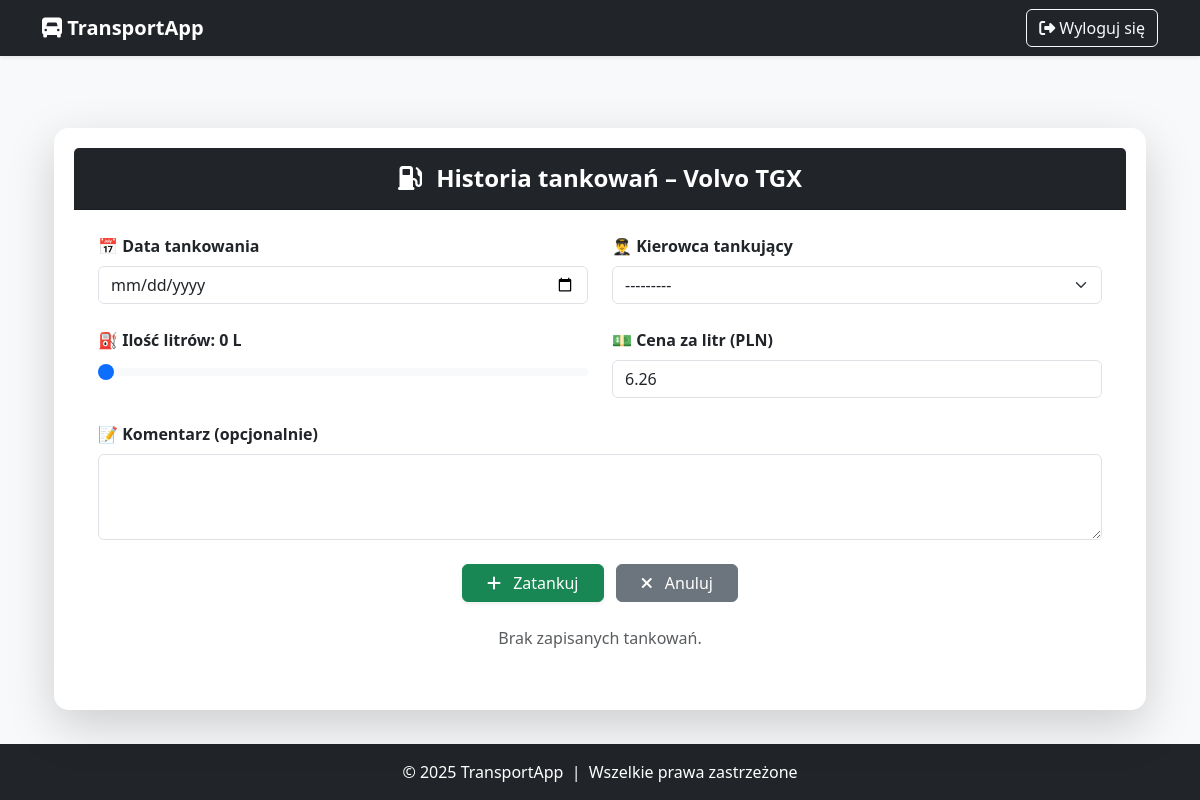
/users/ciezarowki/1488/tankowania/ (signed in), run on an earlier commit of the app's database.
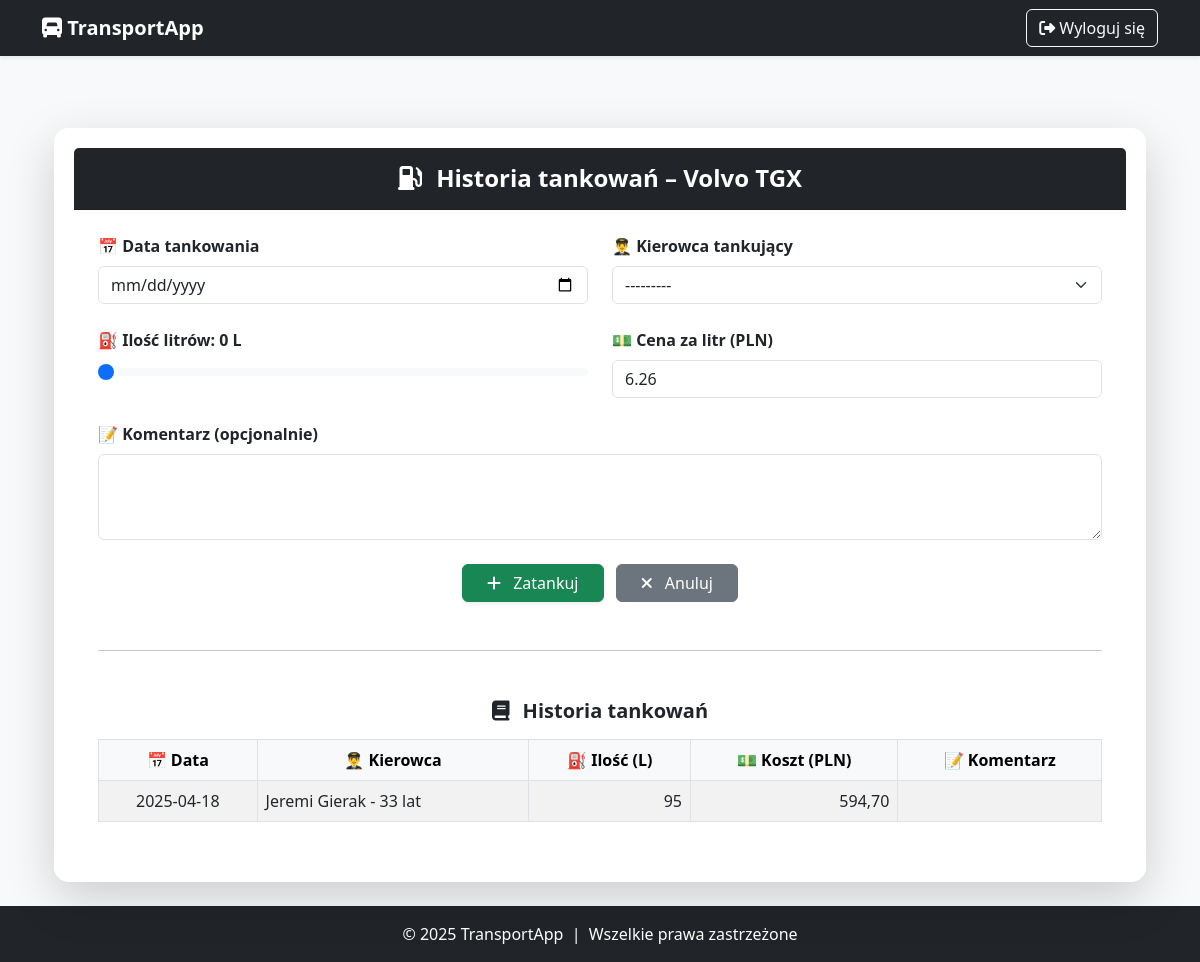
And on a later commit of the database.
### users/models.py (models this page shows, shortened)
class Ciezarowka(models.Model):
    ciez_id = models.AutoField(primary_key=True)
    ciez_marka = models.CharField(max_length=50, verbose_name="Marka")
    ciez_model = models.CharField(max_length=50, verbose_name="Model")
    ciez_moc = models.IntegerField(
        verbose_name="Moc (KM)",
        validators=[MinValueValidator(0, message="Moc nie może być ujemna.")]
    )
    ciez_nr_rejestr = models.CharField(
        max_length=15,
        verbose_name="Numer rejestracyjny",
        validators=[RegexValidator(
            regex=r'^[A-Z0-9]{2,3}\s?[A-Z0-9]{4,6}$',
            message="Podaj poprawny numer rejestracyjny."
        )]
    )
    ciez_przebieg = models.IntegerField(
        verbose_name="Przebieg (km)",
        validators=[MinValueValidator(0, message="Przebieg nie może być ujemny.")]
    )
    ciez_rok_prod = models.IntegerField(
        verbose_name="Rok produkcji",
        validators=[
            MinValueValidator(0, message="Rok produkcji nie może być mniejszy od 0."),
            MaxValueValidator(date.today().year, message=f"Rok produkcji nie może być większy niż {date.today().year}.")
        ]
    )
    ciez_data_zakupu = models.DateField(verbose_name="Data zakupu")
    ciez_data_serwisu = models.DateField(verbose_name="Data ostatniego serwisu")
    ciez_masa_wlasna = models.DecimalField(
        max_digits=7, decimal_places=2,
        verbose_name="Masa własna (t)",
        validators=[MinValueValidator(0.01, message="Masa własna musi być większa od 0.")]
    )
    ciez_masa_ladunku = models.DecimalField(
        max_digits=7, decimal_places=2,
        verbose_name="Masa ładunku (t)",
        validators=[MinValueValidator(0.01, message="Masa ładunku musi być większa od 0.")]
    )
    ciez_dop_masa_calk = models.DecimalField(
        max_digits=7, decimal_places=2,
        verbose_name="Dopuszczalna masa całkowita (t)",
        validators=[MinValueValidator(0.01, message="Dopuszczalna masa całkowita musi być większa od 0.")]
    )
    ciez_spalanie_na_100km = models.DecimalField(
        max_digits=5, decimal_places=2,
        verbose_name="Spalanie na 100 km (l)",
        validators=[MinValueValidator(0, message="Spalanie nie może być mniejsze niż 0.")]
    )
    ciez_paliwo_litry = models.FloatField(
        verbose_name="Stan paliwa (l)",
        validators=[MinValueValidator(0)],
        null=True,
        blank=True
    )
    ciez_bak_max = models.FloatField(
        verbose_name="Pojemność baku (l)",
        validators=[MinValueValidator(1)],
        null=True,
        blank=True
    )

class Tankowanie(models.Model):
    ciezarowka = models.ForeignKey(Ciezarowka, on_delete=models.CASCADE)
    data = models.DateField()
    ilosc_litrow = models.PositiveIntegerField(validators=[MinValueValidator(1)])
    cena_za_litr = models.DecimalField(max_digits=5, decimal_places=2)
    koszt = models.DecimalField(max_digits=10, decimal_places=2, editable=False)
    kierowca = models.ForeignKey(Kierowca, on_delete=models.SET_NULL, null=True, blank=True)
    komentarz = models.TextField(blank=True)

class Kierowca(models.Model):
    kier_id = models.AutoField(primary_key=True)
    kier_imie = models.CharField(max_length=100, verbose_name="Imię")
    kier_nazwisko = models.CharField(max_length=100, verbose_name="Nazwisko")
    data_urodzenia = models.DateField(verbose_name="Data urodzenia")
    kier_adres = models.TextField(verbose_name="Adres")
    kier_telefon = models.CharField(max_length=15, verbose_name="Telefon")
    kier_email = models.EmailField(verbose_name="Email")
    kier_lata_dosw = models.IntegerField(verbose_name="Lata doświadczenia")
    kier_przejech_km = models.IntegerField(verbose_name="Przejechane km")
    kier_liczba_wykroczen = models.IntegerField(verbose_name="Liczba wykroczeń")
    stawka_za_km = models.DecimalField(max_digits=6, decimal_places=2, verbose_name="Stawka za km (PLN)", default=1.50)
    def oblicz_wiek(self):
        today = date.today()
        return today.year - self.data_urodzenia.year - ((today.month, today.day) < (self.data_urodzenia.month, self.data_urodzenia.day))
    def __str__(self):
        return f"{self.kier_imie} {self.kier_nazwisko} - {self.oblicz_wiek()} lat"

### users/views/ciezarowka_views.py (the view)
# urls.py: path("ciezarowki/<int:ciez_id>/tankowania/", historia_tankowania, name="historia_tankowania"),
@login_required
def historia_tankowania(request, ciez_id):
    ciezarowka = get_object_or_404(Ciezarowka, pk=ciez_id)
    tankowania = Tankowanie.objects.filter(ciezarowka=ciezarowka).order_by('-data')
    max_do_zatankowania = max(0, math.floor(ciezarowka.ciez_bak_max - ciezarowka.ciez_paliwo_litry))
    if request.method == 'POST':
        form = TankowanieForm(request.POST)
        if form.is_valid():
            ilosc = form.cleaned_data['ilosc_litrow']
            if ilosc > max_do_zatankowania:
                messages.error(request, f"Nie można zatankować więcej niż {max_do_zatankowania} litrów!")
            else:
                tankowanie = form.save(commit=False)
                tankowanie.ciezarowka = ciezarowka
                tankowanie.koszt = round(ilosc * form.cleaned_data['cena_za_litr'], 2)
                tankowanie.save()
                ciezarowka.ciez_paliwo_litry += ilosc
                ciezarowka.save()
                messages.success(request, f"Zatankowano {ilosc} litrów. Koszt: {tankowanie.koszt} zł.")
                return redirect('historia_tankowania', ciez_id=ciez_id)
        else:
            messages.error(request, "Formularz zawiera błędy.")
    else:
        form = TankowanieForm(initial={'cena_za_litr': 6.26})
    context = {
        "ciezarowka": ciezarowka,
        "tankowania": tankowania,
        "form": form,
        "max_do_zatankowania": max_do_zatankowania,
    }
    return render(request, "users/ciezarowki/historia_tankowania.html", context)

### users/forms.py
class TankowanieForm(forms.ModelForm):
    class Meta:
        model = Tankowanie
        fields = ['data', 'ilosc_litrow', 'cena_za_litr', 'kierowca', 'komentarz']
        widgets = {
            'data': forms.DateInput(attrs={'type': 'date', 'class': 'form-control'}),
            'cena_za_litr': forms.NumberInput(attrs={'step': '0.01', 'class': 'form-control'}),
            'kierowca': forms.Select(attrs={'class': 'form-select'}),
            'komentarz': forms.Textarea(attrs={'rows': 3, 'class': 'form-control'}),
        }

### users/templates/users/ciezarowki/historia_tankowania.html (shortened to what this page needs)
{% extends 'base.html' %}
{% load static %}
{% block content %}
<link rel="stylesheet" href="https://cdn.datatables.net/1.13.6/css/dataTables.bootstrap5.min.css" />
<div class="container mt-5">
    <div class="card shadow-lg border-0">
        <div class="card-header bg-dark text-white text-center py-3">
            <h4 class="fw-bold mb-0">
                <i class="fa-solid fa-gas-pump me-2"></i> Historia tankowań – {{ ciezarowka.ciez_marka }} {{ ciezarowka.ciez_model }}
            </h4>
        </div>
        <div class="card-body px-4 py-4">
            <form method="post">
                <div class="row g-4">
                    <div class="col-md-6">
                        <label class="form-label fw-semibold">📅 Data tankowania</label>
                        {{ form.data }}
                    </div>
                    <div class="col-md-6">
                        <label class="form-label fw-semibold">👨‍✈️ Kierowca tankujący</label>
                        {{ form.kierowca }}
                    </div>
                    <div class="col-md-6">
                        <label class="form-label fw-semibold">⛽ Ilość litrów: <span id="litryLabel">0</span> L</label>
                        <input type="range" min="1" max="{{ max_do_zatankowania }}" value="0" name="ilosc_litrow" id="ilosc_litrow" class="form-range">
                    </div>
                    <div class="col-md-6">
                        <label class="form-label fw-semibold">💵 Cena za litr (PLN)</label>
                        {{ form.cena_za_litr }}
                    </div>
                </div>
                <div class="mt-4">
                    <label class="form-label fw-semibold">📝 Komentarz (opcjonalnie)</label>
                    {{ form.komentarz }}
                </div>
                <div class="text-center mt-4">
                    <button type="submit" class="btn btn-success px-4 shadow-sm">
                        <i class="fa-solid fa-plus me-2"></i> Zatankuj
                    </button>
                    <a href="{% url 'zarzadzaj_ciezarowkami' %}" class="btn btn-secondary px-4 ms-2">
                        <i class="fa-solid fa-xmark me-2"></i> Anuluj
                    </a>
                </div>
            </form>
            {% if tankowania %}
                <hr class="my-5">
                <h5 class="text-center fw-bold mb-3"><i class="fa-solid fa-book me-2"></i> Historia tankowań</h5>
                <div class="table-responsive">
                    <table id="tankowaniaTable" class="table table-hover table-striped table-bordered align-middle">
                        <thead class="table-light text-center">
                            <tr>
                                <th>📅 Data</th>
                                <th>👨‍✈️ Kierowca</th>
                                <th>⛽ Ilość (L)</th>
                                <th>💵 Koszt (PLN)</th>
                                <th>📝 Komentarz</th>
                            </tr>
                        </thead>
                        <tbody>
                            {% for t in tankowania %}
                            <tr>
                                <td class="text-center">{{ t.data|date:"Y-m-d" }}</td>
                                <td>{{ t.kierowca }}</td>
                                <td class="text-end">{{ t.ilosc_litrow }}</td>
                                <td class="text-end">{{ t.koszt|floatformat:2 }}</td>
                                <td>{{ t.komentarz }}</td>
                            </tr>
                            {% endfor %}
                        </tbody>
                    </table>
                </div>
            {% else %}
                <p class="text-center mt-4 text-muted">Brak zapisanych tankowań.</p>
            {% endif %}
        </div>
    </div>
</div>
{% endblock %}

### users/templates/base.html (shortened to what this page needs)
{% load static %}
<!DOCTYPE html>
<html lang="pl">
<head>
    <link href="https://cdn.jsdelivr.net/npm/bootstrap@5.3.0/dist/css/bootstrap.min.css" rel="stylesheet">
    <link href="https://cdnjs.cloudflare.com/ajax/libs/font-awesome/6.4.2/css/all.min.css" rel="stylesheet">
</head>
<body class="d-flex flex-column min-vh-100 bg-light">
    <nav class="navbar navbar-expand-lg navbar-dark bg-dark shadow-sm">
        <div class="container">
            <a class="navbar-brand fw-bold" href="{% if user.is_authenticated %}{% url 'menu_glowne' %}{% else %}{% url 'login' %}{% endif %}">
                <i class="fa-solid fa-truck-front"></i> TransportApp
            </a>
            <div class="collapse navbar-collapse" id="mainNavbar">
                <ul class="navbar-nav ms-auto align-items-center gap-2">
                    {% if user.is_authenticated %}
                        <li class="nav-item">
                            <a href="{% url 'logout' %}" class="btn btn-outline-light">
                                <i class="fa-solid fa-sign-out-alt"></i> Wyloguj się
                            </a>
                        </li>
                    {% endif %}
                </ul>
            </div>
        </div>
    </nav>
    <main class="flex-grow-1 py-4">
        <div class="container">
            {% block content %}{% endblock %}
        </div>
    </main>
    <footer class="bg-dark text-white text-center py-3">
        &copy; 2025 TransportApp &nbsp;|&nbsp; Wszelkie prawa zastrzeżone
    </footer>
</body>

What changed in the data, as far as the page shows it:
added Tankowanie: data "2025-04-18", kierowca "Jeremi Gierak - 33 lat", ilosc_litrow "95", koszt "594,70"
Also different on the page:
text no longer shown: "Brak zapisanych tankowań."
text now shown: "Historia tankowań 📅 Data 👨‍✈️ Kierowca ⛽ Ilość (L) 💵 Koszt (PLN) 📝 Komentarz"
